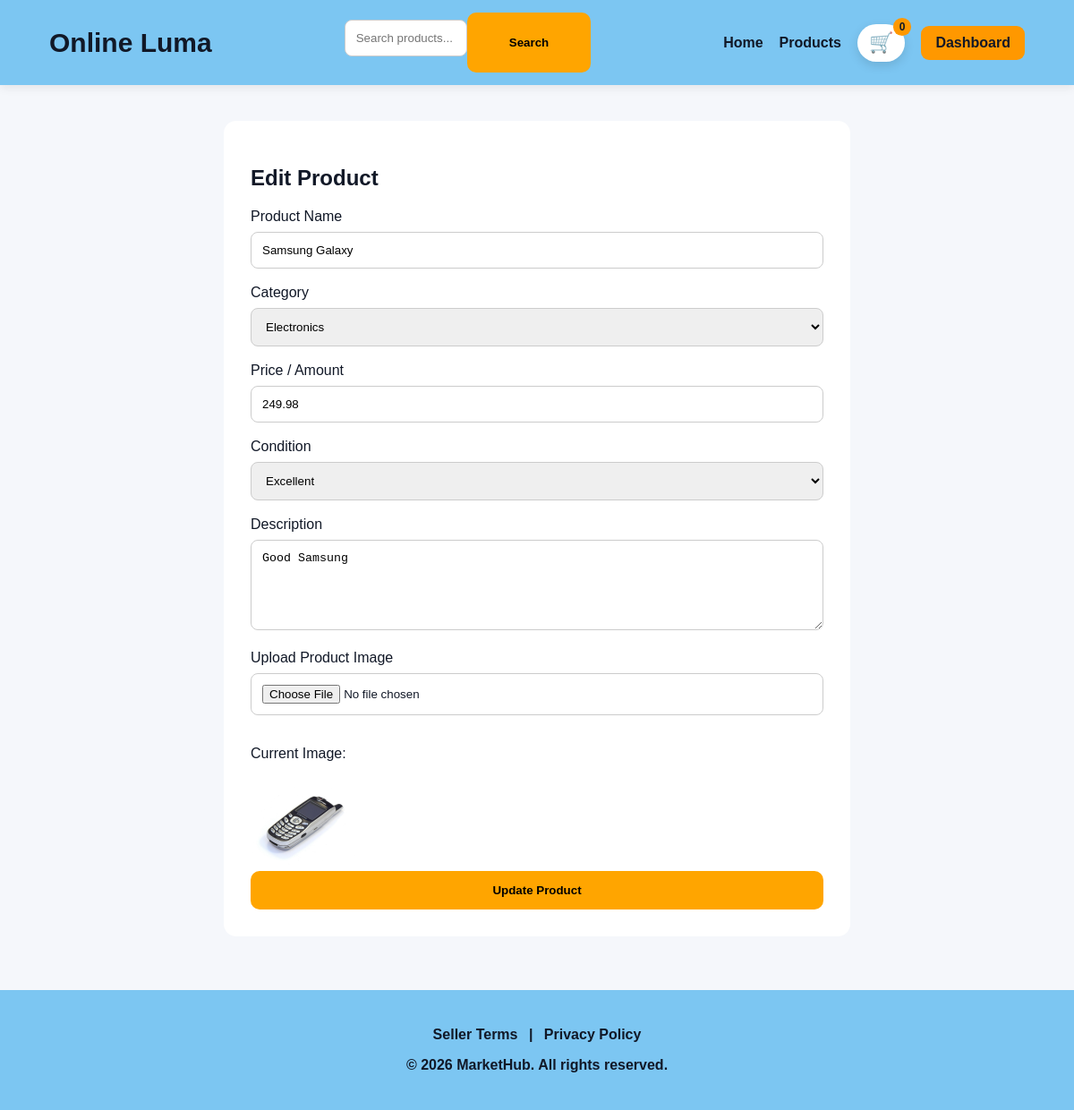
The page /dashboard/edit-product/8/ (signed in) on the database its author committed.
### website/models.py (models this page shows, shortened)
class Product(models.Model):
    CONDITION_CHOICES = [
        ("Excellent", "Excellent"),
        ("Good", "Good"),
        ("Fair/Damaged", "Fair/Damaged"),
    ]
    seller = models.ForeignKey(User, on_delete=models.SET_NULL, null=True, blank=True)
    name = models.CharField(max_length=200)
    category = models.CharField(max_length=100, blank=True, null=True)
    amount = models.DecimalField(max_digits=10, decimal_places=2, default=0)
    description = models.TextField(blank=True, null=True)
    condition = models.CharField(max_length=20, choices=CONDITION_CHOICES, default="Good")
    image = models.ImageField(upload_to="products/", blank=True, null=True)

### website/views.py (the view, shortened to what this page needs)
# urls.py: path("dashboard/edit-product/<int:product_id>/", views.edit_product, name="edit_product"),
@login_required
def edit_product(request, product_id):
    product = get_object_or_404(Product, id=product_id)
    return render(request, "product_form.html", {
        "product": product,
    })

### website/templates/product_form.html (shortened to what this page needs)
{% extends "base.html" %}
{% block content %}
<div style="max-width:700px; margin:40px auto; background:white; padding:30px; border-radius:14px;">
    <h2>{% if product %}Edit Product{% else %}Add Product{% endif %}</h2>
    <form method="POST" enctype="multipart/form-data">
        <label>Product Name</label>
        <input type="text" name="name" value="{{ product.name|default:'' }}" required>
        <label>Category</label>
        <select name="category" required>
            <option value="Electronics" {% if product.category == "Electronics" %}selected{% endif %}>Electronics</option>
        </select>
        <label>Price / Amount</label>
        <input type="number" step="0.01" name="amount" value="{{ product.amount|default:'' }}" required>
        <label>Condition</label>
        <select name="condition" required>
            <option value="Excellent" {% if product.condition == "Excellent" %}selected{% endif %}>Excellent</option>
        </select>
        <label>Description</label>
        <textarea name="description" rows="5">{{ product.description|default:'' }}</textarea>
        <label>Upload Product Image</label>
        <input type="file" name="image" accept="image/*">
        {% if product.image %}
            <p>Current Image:</p>
            <img src="{{ product.image.url }}" width="120">
        {% endif %}
        <button type="submit">
            {% if product %}Update Product{% else %}Add Product{% endif %}
        </button>
    </form>
</div>
{% endblock %}

### website/templates/base.html (style rules this page uses)
* { box-sizing: border-box; }
body { margin: 0; font-family: Arial, Helvetica, sans-serif; background: #f5f7fb; color: #111827; }

### website/templates/product_form.html (style rules this page uses)
input, select, textarea { width: 100%; padding: 12px; margin: 8px 0 18px; border: 1px solid #ccc; border-radius: 8px; }
button { width: 100%; padding: 14px; background: orange; border: none; border-radius: 10px; font-weight: bold; }

### rows shown on the page
Product: name "Samsung Galaxy", category "Electronics", amount "249.98", condition "Excellent", description "Good Samsung", image (picture)

### other values the page prints
{{ request.session.cart|length|default:0 }} "0"
